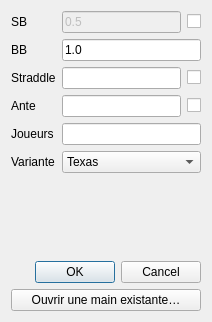
<?xml version="1.0" encoding="UTF-8"?>
<ui version="4.0">
 <class>Dialog</class>
 <widget class="QDialog" name="Dialog">
  <property name="windowModality">
   <enum>Qt::ApplicationModal</enum>
  </property>
  <property name="geometry">
   <rect>
    <x>0</x>
    <y>0</y>
    <width>212</width>
    <height>322</height>
   </rect>
  </property>
  <property name="windowTitle">
   <string>Nouvelle main</string>
  </property>
  <property name="modal">
   <bool>true</bool>
  </property>
  <layout class="QVBoxLayout" name="verticalLayout">
   <item>
    <layout class="QFormLayout" name="formLayout">
     <item row="1" column="0">
      <widget class="QLabel" name="label_3">
       <property name="text">
        <string>SB</string>
       </property>
      </widget>
     </item>
     <item row="1" column="1">
      <layout class="QHBoxLayout" name="horizontalLayout_4">
       <item>
        <widget class="QLineEdit" name="lineEditSB">
         <property name="enabled">
          <bool>false</bool>
         </property>
         <property name="text">
          <string>0.5</string>
         </property>
        </widget>
       </item>
       <item>
        <widget class="QCheckBox" name="checkBoxSB">
         <property name="text">
          <string/>
         </property>
        </widget>
       </item>
      </layout>
     </item>
     <item row="2" column="0">
      <widget class="QLabel" name="label">
       <property name="text">
        <string>BB</string>
       </property>
      </widget>
     </item>
     <item row="3" column="0">
      <widget class="QLabel" name="label_2">
       <property name="text">
        <string>Straddle</string>
       </property>
      </widget>
     </item>
     <item row="4" column="0">
      <widget class="QLabel" name="label_4">
       <property name="text">
        <string>Ante</string>
       </property>
      </widget>
     </item>
     <item row="5" column="0">
      <widget class="QLabel" name="label_5">
       <property name="text">
        <string>Joueurs</string>
       </property>
      </widget>
     </item>
     <item row="2" column="1">
      <widget class="QLineEdit" name="lineEditBB">
       <property name="text">
        <string>1.0</string>
       </property>
      </widget>
     </item>
     <item row="6" column="0">
      <widget class="QLabel" name="label_6">
       <property name="text">
        <string>Variante</string>
       </property>
      </widget>
     </item>
     <item row="6" column="1">
      <widget class="QComboBox" name="comboBox">
       <item>
        <property name="text">
         <string>Texas</string>
        </property>
       </item>
       <item>
        <property name="text">
         <string>Omaha</string>
        </property>
       </item>
      </widget>
     </item>
     <item row="3" column="1">
      <layout class="QHBoxLayout" name="horizontalLayout_7">
       <item>
        <widget class="QLineEdit" name="lineEditStraddle"/>
       </item>
       <item>
        <widget class="QCheckBox" name="checkBoxStraddle">
         <property name="text">
          <string/>
         </property>
        </widget>
       </item>
      </layout>
     </item>
     <item row="4" column="1">
      <layout class="QHBoxLayout" name="horizontalLayout_8">
       <item>
        <widget class="QLineEdit" name="lineEditAnte"/>
       </item>
       <item>
        <widget class="QCheckBox" name="checkBoxAnte">
         <property name="text">
          <string/>
         </property>
        </widget>
       </item>
      </layout>
     </item>
     <item row="5" column="1">
      <layout class="QHBoxLayout" name="horizontalLayout_9">
       <item>
        <widget class="QLineEdit" name="lineEditPlayers"/>
       </item>
      </layout>
     </item>
    </layout>
   </item>
   <item>
    <widget class="QDialogButtonBox" name="buttonBox">
     <property name="orientation">
      <enum>Qt::Horizontal</enum>
     </property>
     <property name="standardButtons">
      <set>QDialogButtonBox::Cancel|QDialogButtonBox::Ok</set>
     </property>
    </widget>
   </item>
   <item>
    <widget class="QPushButton" name="pushButtonOpen">
     <property name="text">
      <string>Ouvrir une main existante…</string>
     </property>
    </widget>
   </item>
  </layout>
 </widget>
 <resources/>
 <connections>
  <connection>
   <sender>buttonBox</sender>
   <signal>accepted()</signal>
   <receiver>Dialog</receiver>
   <slot>accept()</slot>
   <hints>
    <hint type="sourcelabel">
     <x>248</x>
     <y>254</y>
    </hint>
    <hint type="destinationlabel">
     <x>157</x>
     <y>274</y>
    </hint>
   </hints>
  </connection>
  <connection>
   <sender>buttonBox</sender>
   <signal>rejected()</signal>
   <receiver>Dialog</receiver>
   <slot>reject()</slot>
   <hints>
    <hint type="sourcelabel">
     <x>316</x>
     <y>260</y>
    </hint>
    <hint type="destinationlabel">
     <x>286</x>
     <y>274</y>
    </hint>
   </hints>
  </connection>
  <connection>
   <sender>checkBoxSB</sender>
   <signal>toggled(bool)</signal>
   <receiver>lineEditSB</receiver>
   <slot>setEnabled(bool)</slot>
   <hints>
    <hint type="sourcelabel">
     <x>163</x>
     <y>28</y>
    </hint>
    <hint type="destinationlabel">
     <x>94</x>
     <y>29</y>
    </hint>
   </hints>
  </connection>
  <connection>
   <sender>checkBoxAnte</sender>
   <signal>toggled(bool)</signal>
   <receiver>lineEditAnte</receiver>
   <slot>setEnabled(bool)</slot>
   <hints>
    <hint type="sourcelabel">
     <x>279</x>
     <y>133</y>
    </hint>
    <hint type="destinationlabel">
     <x>164</x>
     <y>134</y>
    </hint>
   </hints>
  </connection>
  <connection>
   <sender>checkBoxStraddle</sender>
   <signal>toggled(bool)</signal>
   <receiver>checkBoxStraddle</receiver>
   <slot>setEnabled(bool)</slot>
   <hints>
    <hint type="sourcelabel">
     <x>279</x>
     <y>98</y>
    </hint>
    <hint type="destinationlabel">
     <x>279</x>
     <y>98</y>
    </hint>
   </hints>
  </connection>
 </connections>
</ui>
